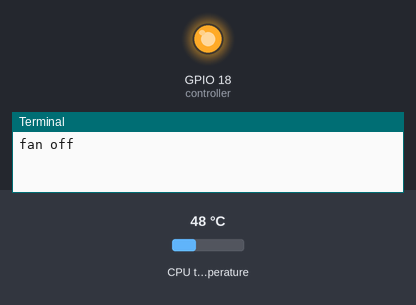
Recording of a program running on a simulated Raspberry Pi (BCM pin numbers). Parts: output pins drawn as LEDs (lit = HIGH), the last lines printed to the terminal. The inputs (shaded band) are chosen by the test bench; at power-on: CPU temperature 48 °C.

Above: at 1.2 s.
1.3 s: CPU temperature set to 58 °C
At 5.1 s:
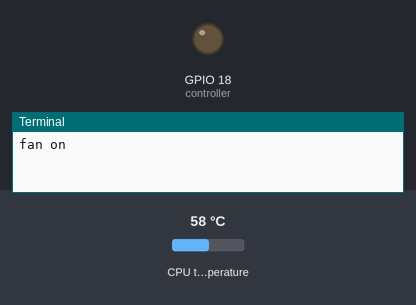
5.4 s: CPU temperature set to 31 °C
At 7.6 s:
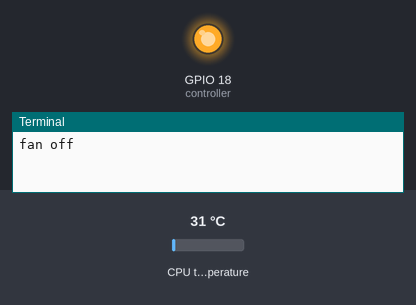
8.5 s: CPU temperature set to 55 °C
12.6 s: CPU temperature set to 58 °C
Timing chart, 0 to 15.1 s (numbered marks = the images above; inputs shaded):
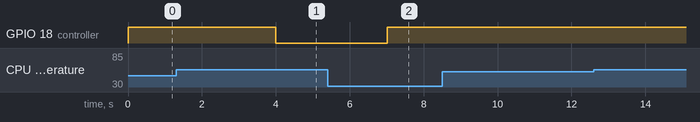

Measured:
- after the input at 1.3 s, GPIO 18 (controller): HIGH → LOW after 2.7 s
- after the input at 5.4 s, GPIO 18 (controller): LOW → HIGH after 1.6 s

The program:

loop.py
```python
from typing import List

import time
import math
import gpiozero
import numpy as np

controller = gpiozero.OutputDevice(18)
polling_interval = 1  # intervals between polling
projecting_duration = 10  # predict for the next 10s
threshold_temp = 70  # temperature to start fan
fan_state = 0
fan_state_resilient = 4
max_num_readings = 5


def poll_cpu_temperature() -> float:
    return gpiozero.CPUTemperature().temperature


def control_fan_state(state: int, control: int) -> int:
    next_state = state + control
    next_state = min(+fan_state_resilient, next_state)
    next_state = max(-fan_state_resilient, next_state)
    if next_state > 0:
        print("fan on")
        controller.off()  # pnp transistor
    else:
        print("fan off")
        controller.on()  # pnp transistor
    return next_state


def project(y: List[float], projecting_duration: float) -> List[float]:
    n = len(y)
    x = np.arange(n) - (n - 1)
    p = np.poly1d(np.polyfit(x=x, y=y, deg=1))
    x_pr = np.array([0, projecting_duration])
    y_pr = p(x_pr)
    # TODO : allow project to return empty list if the confidence level is small
    return [*y_pr]


if __name__ == "__main__":
    temp_list = []
    fan_state = control_fan_state(fan_state, 0)
    while True:
        temp = poll_cpu_temperature()

        if len(temp_list) < max_num_readings:
            temp_list = temp_list + [temp, ]
        else:
            temp_list = temp_list[-max_num_readings:] + [temp, ]

        if len(temp_list) >= max_num_readings:
            projected_temp_list = project(y=temp_list, projecting_duration=projecting_duration)
            print(f"temp: {temp_list}: projection {projected_temp_list}")
            projected_max_temp = max(*temp_list, *projected_temp_list)

            control = 1 if projected_max_temp >= threshold_temp else -1
            fan_state = control_fan_state(fan_state, control)

        time.sleep(polling_interval)
```
